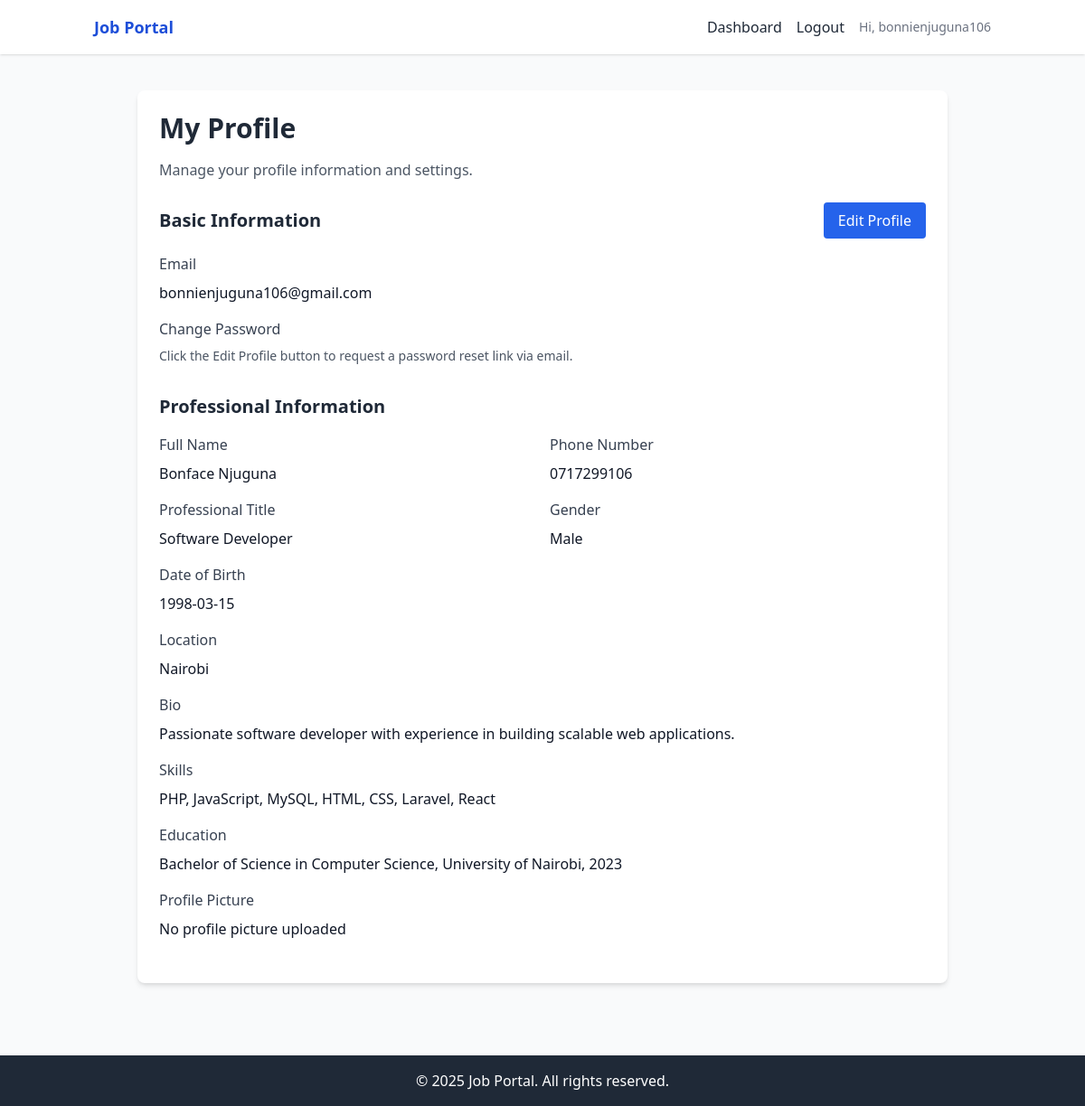
/profile.php (signed in), run on the app's committed database.
### tables this page shows
CREATE TABLE users (
  uuid CHAR(36) PRIMARY KEY,
  email VARCHAR(150) NOT NULL UNIQUE,
  password VARCHAR(255) NOT NULL,
  profile_picture VARCHAR(255),
  role ENUM('admin', 'employer', 'jobseeker') DEFAULT 'jobseeker',
  is_verified BOOLEAN DEFAULT FALSE,
  created_at TIMESTAMP DEFAULT CURRENT_TIMESTAMP,
  updated_at TIMESTAMP DEFAULT CURRENT_TIMESTAMP ON UPDATE CURRENT_TIMESTAMP,
  
  INDEX idx_email (email),
  INDEX idx_role (role)
);

CREATE TABLE job_seekers (
   uuid CHAR(36) PRIMARY KEY,
   user_uuid CHAR(36) NOT NULL,
   fullName VARCHAR(100),
   phone VARCHAR(20),
   gender ENUM('male', 'female', 'other'),
   dob DATE,
   location VARCHAR(255),
   bio TEXT,
   professional_title VARCHAR(100),
   skills TEXT,
   education TEXT,
   resume_file VARCHAR(255),
   profile_completed BOOLEAN DEFAULT FALSE,
   created_at TIMESTAMP DEFAULT CURRENT_TIMESTAMP,
   updated_at TIMESTAMP DEFAULT CURRENT_TIMESTAMP ON UPDATE CURRENT_TIMESTAMP,

   INDEX idx_user_uuid (user_uuid),
   INDEX idx_location (location),
   INDEX idx_professional_title (professional_title),

   FOREIGN KEY (user_uuid) REFERENCES users(uuid) ON DELETE CASCADE
);

### helpers/session.php (called while the page is built, shortened)
<?php
function isAuthenticated() {
  return isset($_SESSION['user_id']);
}
?>

### controllers/ProfileController.php (called while the page is built, shortened)
<?php
require_once __DIR__ . '/../models/User.php';
require_once __DIR__ . '/../helpers/session.php';
class ProfileController {
  private $user;
  public function __construct($conn) {
    $this->user = new User($conn);
  }
  public function showProfile() {
    $userId = $_SESSION['user_uuid'] ?? $_SESSION['user_id'] ?? $_SESSION['uuid'] ?? null;
    $profile = $this->user->getUserProfile($userId);
    $additionalData = [];
    if ($profile && $profile['role'] === 'jobseeker') {
      $additionalData['skills'] = !empty($profile['skills']) ? array_map('trim', explode(',', $profile['skills'])) : [];
      $additionalData['education'] = !empty($profile['education']) ? array_filter(array_map('trim', explode("\n", $profile['education']))) : [];
      $additionalData['experience'] = [];
    }
    return ['profile' => $profile, 'additionalData' => $additionalData];
  }
}
?>

### models/User.php (called while the page is built, shortened)
<?php
class User {
    private $conn;
    public function __construct($db) {
        $this->conn = $db;
    }
public function getUserProfile($userId) {
  $roleStmt = $this->conn->prepare("SELECT role FROM users WHERE uuid = ?");
  $roleStmt->bind_param("s", $userId);
  $roleStmt->execute();
  $roleResult = $roleStmt->get_result();
  $roleData = $roleResult->fetch_assoc();
  $role = $roleData['role'];
  if ($role === 'jobseeker') {
    $sql = "
      SELECT
        u.uuid,
        u.email,
        u.profile_picture,
        u.role,
        u.is_verified,
        u.created_at,
        js.uuid as jobseeker_uuid,
        js.fullName,
        js.phone,
        js.gender,
        js.dob,
        js.location,
        js.bio,
        js.professional_title,
        js.skills,
        js.education,
        js.resume_file,
        js.profile_completed
      FROM users u
      LEFT JOIN job_seekers js ON u.uuid = js.user_uuid
      WHERE u.uuid = ?
    ";
  } else {
    $sql = "SELECT * FROM users WHERE uuid = ?";
  }
  $stmt = $this->conn->prepare($sql);
  $stmt->bind_param("s", $userId);
  $stmt->execute();
  $result = $stmt->get_result();
  $profile = $result->fetch_assoc();
  return $profile;
}
}
?>

### public/profile.php (the view, shortened to what this page needs)
<?php
require_once __DIR__ . '/../helpers/session.php';
require_once __DIR__ . '/../controllers/ProfileController.php';
require_once __DIR__ . '/../config/db.php';
$profileController = new ProfileController($conn);
$data = $profileController->showProfile();
$profile = $data['profile'];
$additionalData = $data['additionalData'];
include __DIR__ . '/../includes/header.php';
?>
<div class="max-w-4xl mx-auto">
    <div class="bg-white rounded-lg shadow-md p-6 mb-6">
        <h1 class="text-3xl font-bold text-gray-800 mb-4">My Profile</h1>
        <p class="text-gray-600 mb-6">Manage your profile information and settings.</p>
        <div class="mb-6">
            <div class="flex justify-between items-center mb-4">
                <h2 class="text-xl font-semibold">Basic Information</h2>
                <button id="editProfileBtn"
                    class="bg-blue-600 text-white px-4 py-2 rounded hover:bg-blue-700 transition">
                    Edit Profile
                </button>
            </div>
            <div class="grid md:grid-cols-2 gap-4">
                <div>
                    <label class="block text-gray-700 mb-2">Email</label>
                    <p class="text-gray-900"><?php echo htmlspecialchars($profile['email'] ?? 'Not provided'); ?></p>
                </div>
                <div class="md:col-span-2">
                    <label class="block text-gray-700 mb-2">Change Password</label>
                    <p class="text-sm text-gray-600 mb-2">Click the Edit Profile button to request a password reset link
                        via email.</p>
                </div>
            </div>
        </div>
        <div class="mb-6">
            <h2 class="text-xl font-semibold mb-4">Professional Information</h2>
            <div class="grid md:grid-cols-2 gap-4">
                <div>
                    <label class="block text-gray-700 mb-2">Full Name</label>
                    <p class="text-gray-900"><?php echo htmlspecialchars($profile['fullName'] ?? 'Not provided'); ?></p>
                </div>
                <div>
                    <label class="block text-gray-700 mb-2">Phone Number</label>
                    <p class="text-gray-900"><?php echo htmlspecialchars($profile['phone'] ?? 'Not provided'); ?></p>
                </div>
                <div>
                    <label class="block text-gray-700 mb-2">Professional Title</label>
                    <p class="text-gray-900">
                        <?php echo htmlspecialchars($profile['professional_title'] ?? 'Not provided'); ?></p>
                </div>
                <div>
                    <label class="block text-gray-700 mb-2">Gender</label>
                    <p class="text-gray-900">
                        <?php echo htmlspecialchars(ucfirst($profile['gender'] ?? 'Not provided')); ?></p>
                </div>
                <div>
                    <label class="block text-gray-700 mb-2">Date of Birth</label>
                    <p class="text-gray-900"><?php echo htmlspecialchars($profile['dob'] ?? 'Not provided'); ?></p>
                </div>
                <div class="md:col-span-2">
                    <label class="block text-gray-700 mb-2">Location</label>
                    <p class="text-gray-900"><?php echo htmlspecialchars($profile['location'] ?? 'Not provided'); ?></p>
                </div>
                <div class="md:col-span-2">
                    <label class="block text-gray-700 mb-2">Bio</label>
                    <p class="text-gray-900"><?php echo htmlspecialchars($profile['bio'] ?? 'Not provided'); ?></p>
                </div>
                <div class="md:col-span-2">
                    <label class="block text-gray-700 mb-2">Skills</label>
                    <p class="text-gray-900">
                        <?php echo htmlspecialchars(!empty($additionalData['skills']) ? implode(', ', $additionalData['skills']) : 'Not provided'); ?>
                    </p>
                </div>
                <div class="md:col-span-2">
                    <label class="block text-gray-700 mb-2">Education</label>
                    <p class="text-gray-900">
                        <?php echo htmlspecialchars(!empty($additionalData['education']) ? implode(', ', $additionalData['education']) : 'Not provided'); ?>
                    </p>
                </div>
                <div>
                    <label class="block text-gray-700 mb-2">Profile Picture</label>
                    <?php if (!empty($profile['profile_picture'])): ?>
                    <img src="<?php echo htmlspecialchars($profile['profile_picture']); ?>" alt="Profile Picture"
                        class="w-20 h-20 rounded-full object-cover">
                    <?php else: ?>
                    <p class="text-gray-900">No profile picture uploaded</p>
                    <?php endif; ?>
                </div>
            </div>
        </div>
    </div>
</div>
<?php include __DIR__ . '/../includes/footer.php'; ?>

### data on the page
users: role+email "bonnienjuguna106@gmail.com", role.fullName "Bonface Njuguna", role.phone "0717299106", role.professional_title "Software Developer", role.gender "Male", role.dob "1998-03-15", role.location "Nairobi", role.bio "Passionate software developer with experience in building scalable web applications.", role "PHP, JavaScript, MySQL, HTML, CSS, Laravel, React", role "Bachelor of Science in Computer Science, University of Nairobi, 2023"

### other printed values
$_SESSION['user_name'] "bonnienjuguna106"
